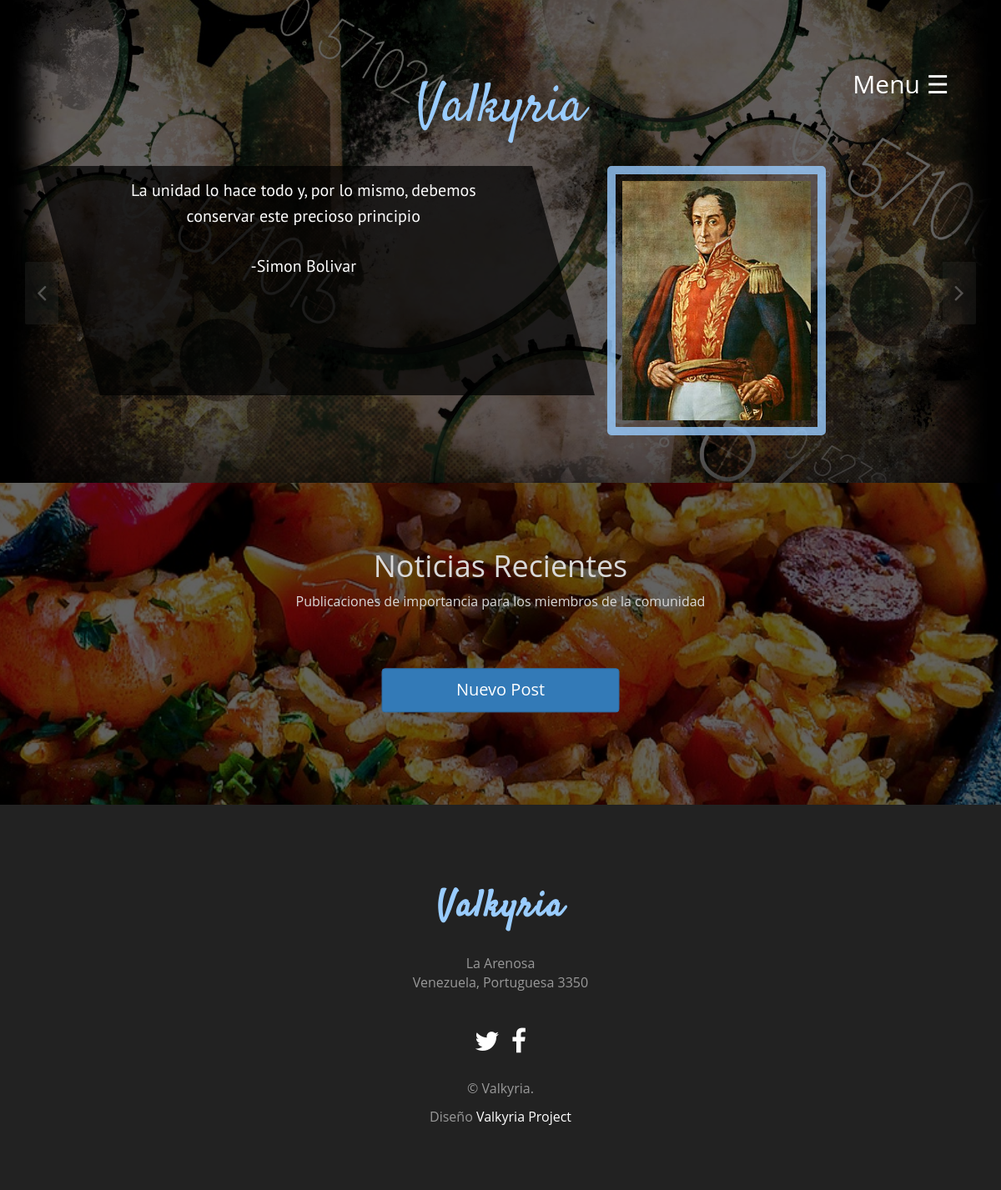
Page / (signed in) on the earlier database version.
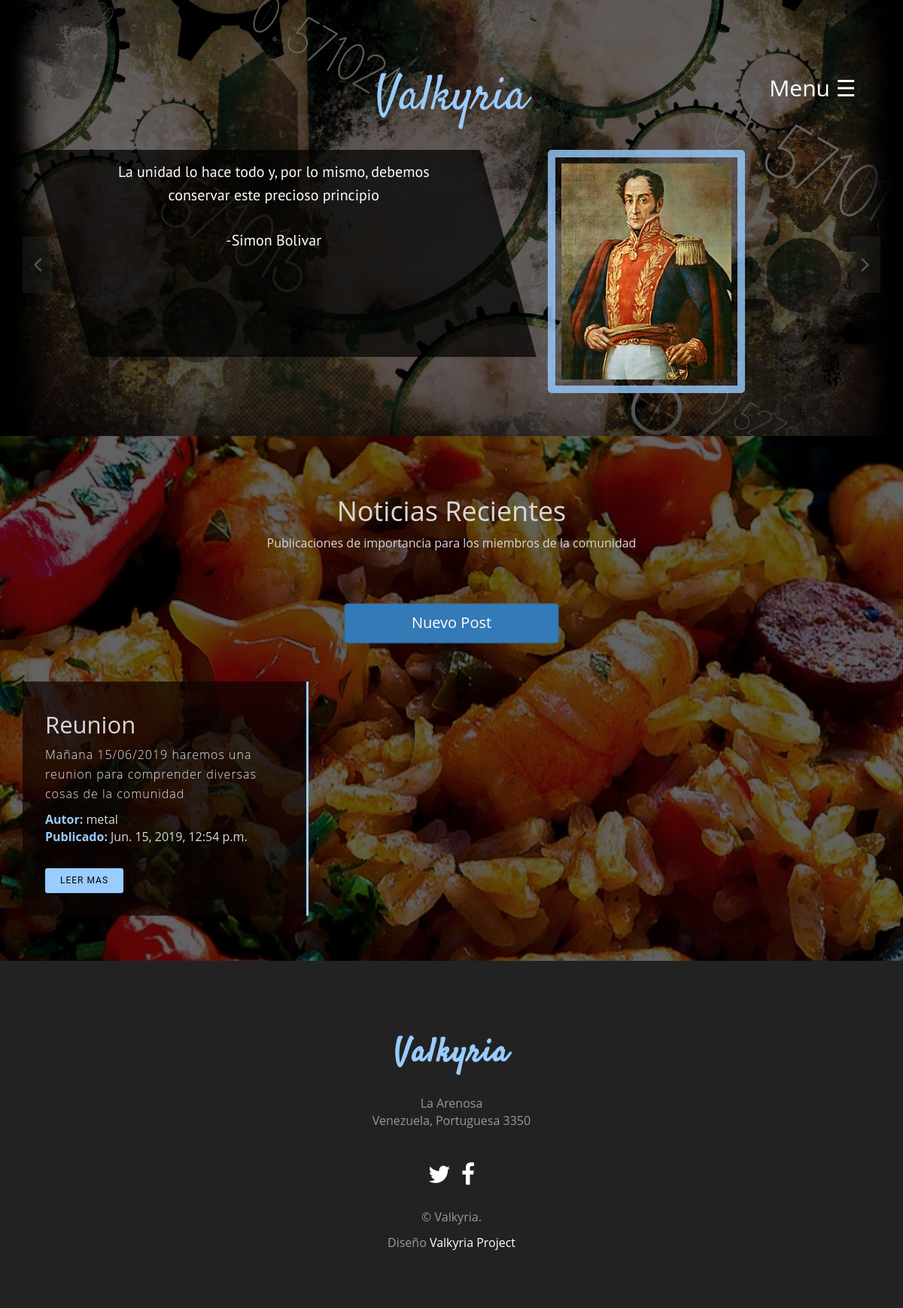
Same page on the later database version.
### registro1/models.py (models this page shows, shortened)
class Post(models.Model):
    autor = models.ForeignKey('auth.User', on_delete=models.CASCADE, null=True)
    titulo = models.CharField(max_length=200)
    texto = models.CharField(max_length=2000000)
    fecha_creacion = models.DateTimeField(default=timezone.now)
    fecha_publicacion = models.DateTimeField(blank=True, null=True)

### registro1/views.py (the view)
# urls.py: path('', views.post_list, name='post_list '),
def post_list(request):
    if request.user.is_authenticated == True:
        form2=""
        if request.user.is_superuser:
            form2 = PostForm()
        posts = Post.objects.filter(fecha_publicacion__lte=timezone.now()).order_by('-fecha_publicacion')
        if request.user.is_authenticated==True and Datos.objects.filter(usuario_id=request.user.pk).exists()==True:
            usuarioPs=request.user.pk
            datos = Datos.objects.get(usuario_id=usuarioPs)
            return render(request, 'post_list.html', {'posts': posts, 'datos': datos, 'form2':form2})
        else:
            return render(request, 'post_list.html', {'posts': posts})
    else:
        return HttpResponseRedirect("login")

### templates/post_list.html (shortened to what this page needs)
{% extends 'index.html' %}
{% block content2 %}
  {% if user.is_authenticated %}
{% block info %}
<div id="highlighted-slider" class="container">
  <div class="item-slider" data-toggle="owlcarousel" data-owlcarousel-settings='{"singleItem":true, "navigation":true, "transitionStyle":"fadeUp"}'>
    <div class="item">
      <div class="row">
        <div class="bg-color21 col-md-1 hidden-xs">
        </div>
        <div class="col-md-5 text-right-md item-caption bg-color3">
          <p class='titulo-s'>La unidad lo hace todo y, por lo mismo, debemos conservar este precioso principio
            <br><br>
            -Simon Bolivar</p>
        </div>
        <div class="bg-color2 col-md-1 hidden-xs">
        </div>
        <div class="col-md-3 hidden-xs">
          <img src="static/css2/img/Simon-bolivar.jpg" alt="" class="center-block img-responsive">
        </div>
      </div>
    </div>
    <div class="item">
      <div class="row">
        <div class="bg-color21 col-md-1 hidden-xs">
        </div>
      </div>
    </div>
  </div>
</div>
{% endblock %}
  {% else %}
    <p>Usted es un visitante.</p>
  {% endif %}
{% endblock %}
{% block content %}
<div class="bg-color" class="section-padding">
  <div class="container">
    <div class="row">
      <div class="col-xs-12 text-center" style="padding:60px;">
        <h1 class="fblanc">Noticias Recientes</h1>
        <p class='titulo-s fblanc'>Publicaciones de importancia para los miembros de la comunidad</p>
        <br>
      </div>
      <div class="col-md-12" style="padding-bottom:60px;">
          {% if user.is_superuser %}
          <a href="{% url 'post_new' %}" class="top-menu text-center" required id="iconB" data-toggle="modal" data-target="#myModal1" data-id="" data-href="{% url 'post_new' %}"><span class="btn btn-primary botonpublic" id="Parax123"> Nuevo Post</span></a>
          <br>
          <br>
          {% endif %}
          {% for post in posts %}
            <div class="col-md-4 col-sm-4 details-text">
              <div class="content-holder">
                <h1 class="fblanc" style="font-size: 31px">{{ post.titulo|truncatechars:13 }}</h1>
                <p>{{ post.texto|truncatechars:255 }}</p>
                <address>
                    <strong>Autor: </strong>
                    <span class="fblanc">{{post.autor|truncatechars:20}}  </span>
                    <br>
                    <strong>Publicado: </strong>
                    <span class="fblanc">{{ post.fecha_publicacion }} </span>
                </address>
                <a class="btn btn-imfo btn-read-more" href="{% url 'post_detail' pk=post.pk %}">Leer Mas</a>
              </div>
            </div>
          {% endfor %}
          </div>
        </div>
      </div>
    </div>
{% endblock %}

### templates/index.html (shortened to what this page needs)
{% load staticfiles %}
{% load humanize %}
<!DOCTYPE html>
<html lang="en">
<head>
  <link rel="stylesheet" type="text/css" href="{% static 'css2/css/familysatisfy-bree+serif-candal-pt+sans.css' %}">
  <link rel="stylesheet" type="text/css" href="{% static 'css2/css/font-awesome.min.css' %}">
  <link rel="stylesheet" type="text/css" href="{% static 'css2/css/bootstrap.min.css' %}">
  <link href="{% static 'css2/lib/owlcarousel/owl.carousel.min.css' %}" rel="stylesheet" type="text/css">
  <link href="{% static 'css2/lib/owlcarousel/owl.transitions.min.css' %}" rel="stylesheet" type="text/css">
  <link rel="stylesheet" type="text/css" href="{% static 'css2/css/style19.css' %}">
</head>
<body class="page-index has-hero">
  <section id="banner">
    <div class="bg-color">
      <div class="container">
        <div class="row">
          <div class="inner text-center">
            <div class="hero" id="highlighted">
              <div class="inner">
                <h1 class="logo-name">Valkyria</h1>
                <br>
                {% block info%}
                {% endblock %}
              </div>
            </div>
          </div>
        </div>
      </div>
    </div>
  </section>
  <section id="event">
    {% block content %}
    {% endblock %}
  </section>
  <header id="header">
    <div class="container-fluid">
      <span onclick="openNav()" class="pull-right menu-icon">Menu ☰   </span>
    </div>
  </header>
  <footer class="footer text-center">
    <div class="footer-top">
      <div class="row">
        <div class="col-md-offset-3 col-md-6 text-center">
          <div class="widget">
            <h4 class="widget-title">Valkyria</h4>
            <address>La Arenosa<br>Venezuela, Portuguesa 3350</address>
            <div class="social-list">
              <a href="#"><i class="fa fa-twitter" aria-hidden="true"></i></a>
              <a href="https://www.facebook.com/groups/2144533458915020/"><i class="fa fa-facebook" aria-hidden="true"></i></a>
            </div>
            <p class="copyright clear-float">
              © Valkyria.
              <div class="credits">
                Diseño <a href="https://www.facebook.com/groups/2144533458915020/">Valkyria Project</a>
              </div>
            </p>
          </div>
        </div>
      </div>
    </div>
  </footer>
</body>
</html>

### registro1/static/css2/css/style19.css (style rules this page uses)
body { font-size: 15px; line-height: 1.52; color: #717f86; font-size: 16px; font-family: 'Open Sans', sans-serif; font-weight: 400; overflow-x: hidden; }
#banner { background: url(/static/css2/img/banner-bg5.png) no-repeat; background-position: 5% 25%; background-size: cover; min-height: 325px; }
.bg-color { background-color: RGBA(0, 0, 0, 0.61); min-height: 325px; }
.bg-color2 { min-height: 275px; border-bottom: 275px solid RGBA(0, 0, 0, 0.71); border-right: 75px solid transparent; }
.bg-color21 { min-height: 275px; border-bottom: 275px solid transparent; border-right: 75px solid RGBA(0, 0, 0, 0.71); }
.bg-color3 { background-color: RGBA(0, 0, 0, 0.71); min-height: 275px; }
.bg-color3 p { margin-top: 3%; }
#banner p { font-family: 'PT Sans', sans-serif; color: #fcfcfc; font-size: 34px; }
#banner .titulo-s { font-size: 20px; }
.logo-name { font-family: 'Satisfy', sans-serif; font-size: 65px; margin-top: 8%; color: #99ccff; }
.menu-icon { color: #fff; font-size: 30px; margin-top: 30px; cursor: pointer; position: fixed !important; top: 5%; left: 90%; transform: translate(-50%, -50%); }
#event { background: url('/static/css2/img/res02.jpg') no-repeat; background-attachment: fixed; background-position: center; background-size: cover; }
.details-text { border-right: 2px solid #841b2d; }
.details-text { background-color: rgba(14, 4, 4, 0.70); border-right: 3px solid #99ccff; padding: 20px 20px 30px 30px; overflow: auto; }
.content-holder { display: inline-block; }
.content-holder address strong { color: #99ccff; padding: 10px 0px; }
.content-holder a { background-color: #99ccff; }
.details-text p { color: #E8E8E8; line-height: 26px; letter-spacing: 1px; font-weight: 300; }
.btn-read-more { background: #FFB03B; padding: 7px 19px; font-family: 'Roboto', sans-serif; font-size: 12px; line-height: 17px; font-weight: 400; letter-spacing: 1px; border-radius: 3px; color: #000; text-transform: uppercase; margin-top: 10px; }
.footer { width: 100%; background-color: #222; position: relative; z-index: 1; }
.footer a { color: #fff; }
.footer .footer-top { padding-top: 9rem; padding-bottom: 5rem; }
.footer .widget-title, .footer .widget-title a { font-size: 1.4rem; font-weight: 700; letter-spacing: 0.2rem; color: #999; }
.footer .widget-title { padding-bottom: 20px; font-family: 'Satisfy', sans-serif; font-size: 44px; color: #99ccff; }
.footer .widget, .footer address { color: #999; text-transform: none; font-style: normal; padding-bottom: 15px; }
.footer .navigation, .footer .social-list { float: none; margin-bottom: 20px; }
.footer .social-list a { font-size: 32px; font-weight: normal; color: #fff; text-transform: uppercase; margin: 0 5px; }
@media (min-width: 960px) { .item-slider { height: 380px; } }
.botonpublic { width: 25%; font-size: 20px; padding: 1%; transform: translate(150%, -50%); }
.fblanc { color:#d9d9d9; }
#highlighted-slider img { padding: 3%; border: 10px solid rgb(153, 204, 255,0.8); border-radius: 5px; }
#iconB { font-size: 23px; }

Differences in the rows shown:
added Post: titulo "Reunion", texto "Mañana 15/06/2019 haremos una reunion para comprender diversas cosas de la comunidad", autor "metal", fecha_publicacion "Jun. 15, 2019, 12:54 p.m."
